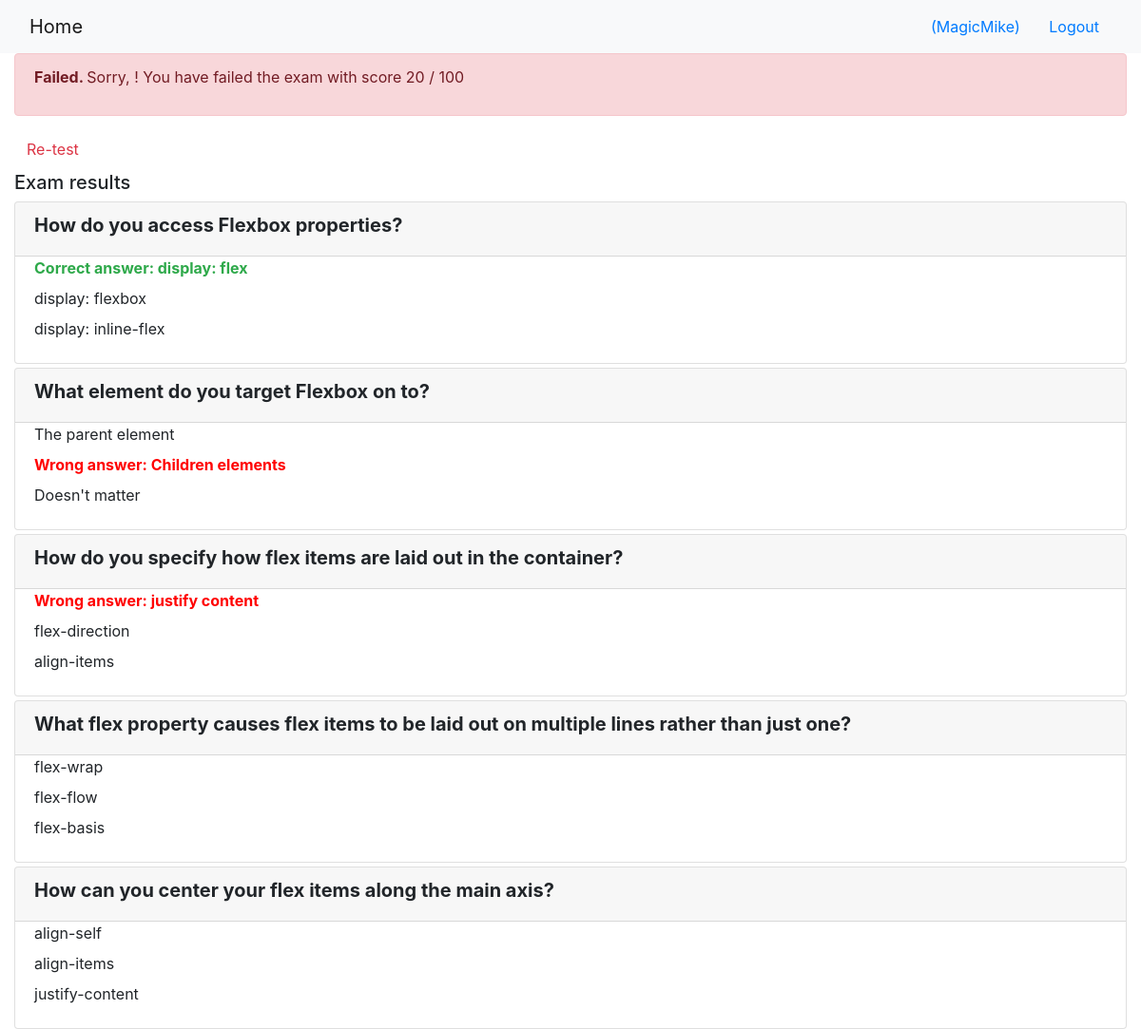
/onlinecourse/course/1/submission/1/result/ (signed in), run on the app's committed database.
### onlinecourse/models.py (models this page shows)
class Question(models.Model):
    lesson_id = models.ForeignKey(Lesson, on_delete=models.CASCADE)
    question_text = models.TextField()
    grade = models.IntegerField()

class Choice(models.Model):
    choice_text = models.TextField()
    is_correct = models.BooleanField()
    question_id = models.ForeignKey(Question, on_delete=models.CASCADE)

### onlinecourse/views.py (the view)
# urls.py: path('course/<int:course_id>/submission/<int:submission_id>/result/', views.show_exam_result, name = 'show_exam_result'),
def show_exam_result(request, course_id, submission_id):
    context = {}
    course = Course.objects.get(id = course_id)
    submit = Submission.objects.get(id = submission_id)
    selected = Submission.objects.filter(id = submission_id).values_list('choices',flat = True)
    score = 0
    for i in submit.choices.all().filter(is_correct=True).values_list('question_id'):
        score += Question.objects.filter(id=i[0]).first().grade
    context['selected'] = selected
    context['grade'] = score
    context['course'] = course
    return  render(request, 'onlinecourse/exam_result_bootstrap.html', context)

### onlinecourse/templates/onlinecourse/exam_result_bootstrap.html (shortened to what this page needs)
<!DOCTYPE html>
<html lang="en">
<head>
    {% load static %}
    <link rel="stylesheet" href="https://maxcdn.bootstrapcdn.com/bootstrap/4.5.2/css/bootstrap.min.css">
</head>
<body>
 <nav class="navbar navbar-light bg-light">
    <div class="container-fluid">
        <div class="navbar-header">
              <a class="navbar-brand" href="{% url 'onlinecourse:index' %}">Home</a>
        </div>
        <ul class="nav navbar-nav navbar-right">
            {% if user.is_authenticated %}
            <li>
                <a class="btn btn-link" href="#">{{ user.first_name }}({{ user.username }})</a>
                <a class="btn btn-link" href="{% url 'onlinecourse:logout' %}">Logout</a>
            </li>
            {% endif %}
        </ul>
    </div>
</nav>
<div class="container-fluid">
    {% if grade > 80 %}
    <div class="alert alert-success">
       <p><b>Congratulations, {{user.first_name}}! </b>You have passed the exam and completed the course with score {{grade}} / 100</p>
    </div>
        {% else %}
        <div class="alert alert-danger">
            <p><b>Failed. </b>Sorry, {{user.first_name}}! You have failed the exam with score {{grade}} / 100</p>
        </div>
        <a class="btn btn-link text-danger" href="{% url 'onlinecourse:course_details' course.id %}">Re-test</a>
        {% endif %}
        <div class="card-columns-vertical mt-1">
        <h5 class="">Exam results</h5>
            {% for lesson in course.lesson_set.all %}
            {% for question in lesson.question_set.all %}
            <div class="card mt-1">
                <div class="card-header"><h5 style="font-weight:bold">{{ question.question_text}}</h5></div>
                <div class="form-group">
                    {% for choice in question.choice_set.all %}
                    <div class="form-check">
                        {% if choice.id in selected %}
                            {% if choice.is_correct == True %}
                                <label style="color:#2ea94a;font-weight:bold">Correct answer: {{choice.choice_text}}</label>
                            {% else %}
                                <label style="color:red;font-weight:bold">Wrong answer: {{choice.choice_text}}</label>
                            {% endif %}
                        {% else %}
                            <label>{{choice.choice_text}}</label>
                        {% endif %}
                    </div>
                    {% endfor %}
                </div>
            </div>
            {% endfor %}
            {% endfor %}
        </div>
    </div>
</body>
</html>

### data on the page
Question: question_text "How do you access Flexbox properties?"
Choice: choice_text "display: flex"
Choice: choice_text "display: flexbox"
Choice: choice_text "display: inline-flex"
Question: question_text "What element do you target Flexbox on to?"
Choice: choice_text "The parent element"
Choice: choice_text "Children elements"
Choice: choice_text "Doesn't matter"
Question: question_text "How do you specify how flex items are laid out in the container?"
Choice: choice_text "justify content"
Choice: choice_text "flex-direction"
Choice: choice_text "align-items"
Question: question_text "What flex property causes flex items to be laid out on multiple lines rather than just one?"
Choice: choice_text "flex-wrap"
Choice: choice_text "flex-flow"
Choice: choice_text "flex-basis"
Question: question_text "How can you center your flex items along the main axis?"
Choice: choice_text "align-self"
Choice: choice_text "align-items"
Choice: choice_text "justify-content"

### other printed values
{{ user.username }} "MagicMike"
{{ grade }} "20"
